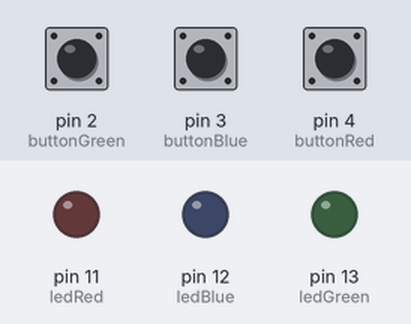
This sketch was run on a simulated Arduino Uno, built with avr-gcc and run on an emulated ATmega328P. Parts: output pins drawn as LEDs (lit = HIGH). The inputs (shaded band) are chosen by the test bench; at power-on: pin 2 (buttonGreen) LOW, pin 3 (buttonBlue) LOW, pin 4 (buttonRed) LOW.

Above: at 1.2 s.
1.3 s: pin 2 (buttonGreen) pulled HIGH for 0.15 s
At 1.37 s:
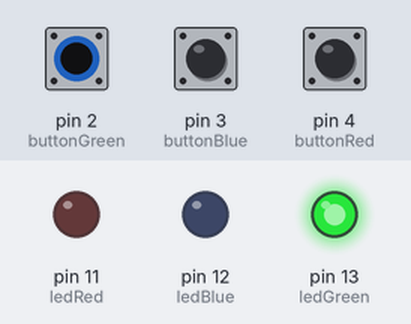
2.9 s: pin 3 (buttonBlue) pulled HIGH for 0.15 s
At 2.97 s:
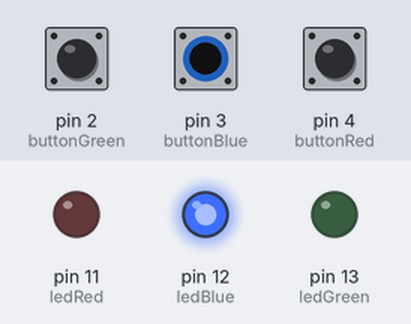
4.5 s: pin 4 (buttonRed) pulled HIGH for 0.15 s
At 4.57 s:
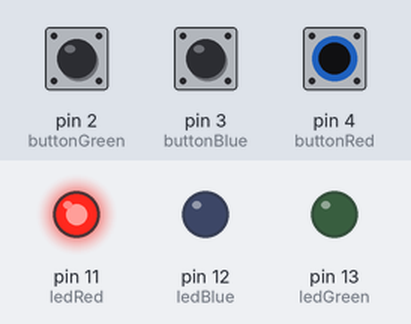
6.1 s: pin 4 (buttonRed) pulled HIGH for 3.2 s
At 10.5 s:
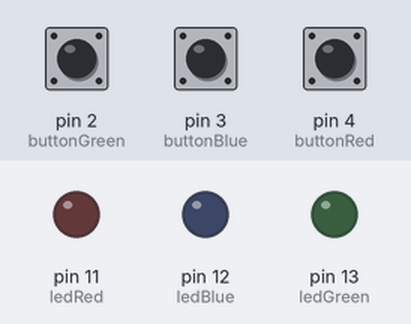
10.8 s: pin 2 (buttonGreen) pulled HIGH for 3.2 s
At 11.9 s:
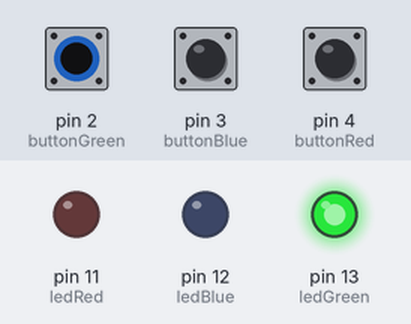
15.5 s: pin 2 (buttonGreen) driven HIGH and pin 3 (buttonBlue) driven HIGH
At 16.7 s:
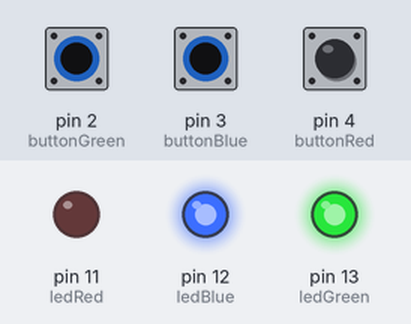
Timing chart, 0 to 18.0 s (numbered marks = the images above; inputs shaded):
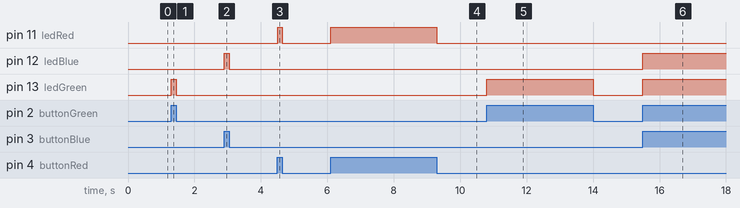

The sketch:

Fade.ino
```cpp
int ledGreen = 13;
int ledBlue = 12;
int ledRed = 11;
int buttonGreen = 2;
int buttonBlue = 3;
int buttonRed = 4;

  void setup(){
    pinMode(ledGreen,OUTPUT);
    pinMode(ledBlue,OUTPUT);
    pinMode(ledRed, OUTPUT);

    pinMode(buttonGreen,INPUT);
    pinMode(buttonBlue,INPUT);
    pinMode(buttonRed, INPUT);
  }

  void loop(){
    if(digitalRead(buttonGreen) == HIGH){
      digitalWrite(ledGreen,1);
      }else{
        digitalWrite(ledGreen,0);
        }
    if(digitalRead(buttonBlue) == HIGH){
      digitalWrite(ledBlue,1);
      }else{
        digitalWrite(ledBlue,0);
      }
    if(digitalRead(buttonRed) == HIGH){
      digitalWrite(ledRed,1);
      }else{
        digitalWrite(ledRed,0);
      }
}
```

Measured:
- after the input at 1.3 s, pin 13 (ledGreen): LOW → HIGH at once, → LOW 0.15 s later
- after the input at 2.9 s, pin 12 (ledBlue): LOW → HIGH at once, → LOW 0.15 s later
- after the input at 4.5 s, pin 11 (ledRed): LOW → HIGH at once, → LOW 0.15 s later
- after the input at 6.1 s, pin 11 (ledRed): LOW → HIGH at once, → LOW 3.2 s later
- after the input at 10.8 s, pin 13 (ledGreen): LOW → HIGH at once, → LOW 3.2 s later
- after the input at 15.5 s, pin 12 (ledBlue), pin 13 (ledGreen): LOW → HIGH at once
